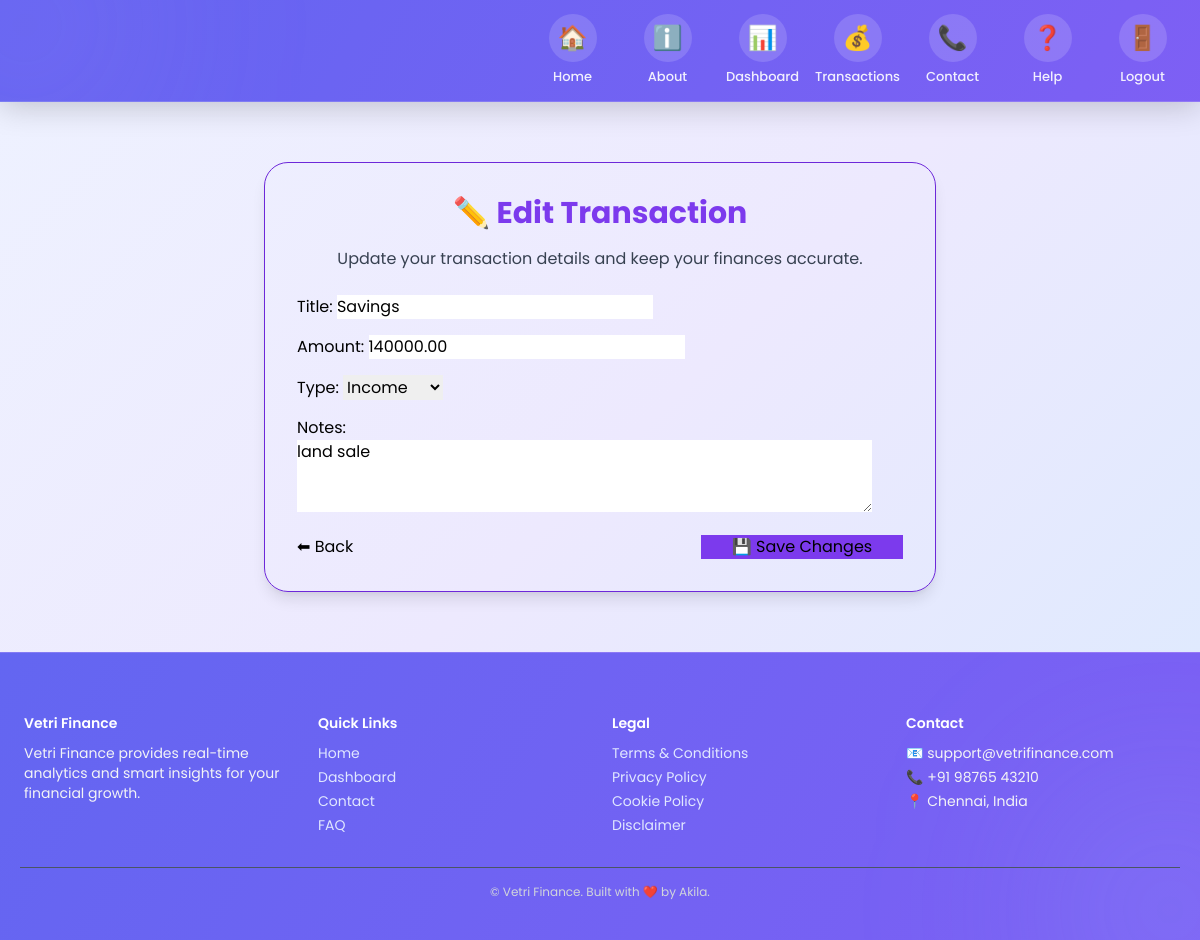
Screenshot of /transactions/3/edit/ (signed in) with the database file from the repository.
### transactions/models.py (models this page shows, shortened)
class Transaction(models.Model):
    TRANSACTION_TYPES = [
        ('income', 'Income'),
        ('expense', 'Expense'),
    ]
    title = models.CharField(max_length=100)
    amount = models.DecimalField(max_digits=10, decimal_places=2)
    type = models.CharField(max_length=10, choices=TRANSACTION_TYPES)
    date = models.DateField(auto_now_add=True)
    user = models.ForeignKey(User, on_delete=models.CASCADE, related_name='transactions')
    notes = models.TextField(blank=True, null=True)
    created_at = models.DateTimeField(auto_now_add=True)
    updated_at = models.DateTimeField(auto_now=True)
    class Meta:
        ordering = ['-date']
        verbose_name = 'Transaction'
        verbose_name_plural = 'Transactions'

### transactions/views.py (the view)
# urls.py: path('<int:pk>/edit/', views.edit_transaction, name='edit_transaction'),
@login_required
def edit_transaction(request, pk):
    transaction = get_object_or_404(Transaction, pk=pk, user=request.user)
    if request.method == 'POST':
        form = TransactionForm(request.POST, instance=transaction)
        if form.is_valid():
            form.save()
            messages.success(request, "✏️ Transaction updated successfully!")
            return redirect('transaction_list')
    else:
        form = TransactionForm(instance=transaction)
    return render(request, 'transactions/edit_transaction.html', {'form': form, 'transaction': transaction})

### transactions/forms.py
class TransactionForm(forms.ModelForm):
    class Meta:
        model = Transaction
        fields = ['title', 'amount', 'type', 'notes']
        widgets = {
            'title': forms.TextInput(attrs={'class': 'form-control', 'placeholder': 'Enter title'}),
            'amount': forms.NumberInput(attrs={'class': 'form-control', 'placeholder': 'Enter amount'}),
            'type': forms.Select(attrs={'class': 'form-control'}),
            'notes': forms.Textarea(attrs={'class': 'form-control', 'rows': 3, 'placeholder': 'Optional notes'}),
        }

### transactions/templates/transactions/edit_transaction.html (shortened to what this page needs)
{% extends 'registration/base.html' %}
{% load static %}
{% block content %}
<div class="flex justify-center items-center min-h-[70vh]">
  <div class="max-w-2xl w-full bg-gray-800/70 backdrop-blur-lg p-8 rounded-3xl shadow-lg border border-purple-700">
    <h2 class="text-3xl font-bold text-center mb-4 text-purple-600">✏️ Edit Transaction</h2>
    <p class="text-center text-gray-700 mb-6">Update your transaction details and keep your finances accurate.</p>
    <form method="POST" class="space-y-4 text-black">
      {{ form.as_p }}
      <div class="flex justify-between mt-6">
        <a href="{% url 'transaction_list' %}" class="btn btn-outline-light w-1/3">⬅ Back</a>
        <button type="submit" class="btn btn-primary bg-purple-600 hover:bg-purple-700 border-0 w-1/3">💾 Save Changes</button>
      </div>
    </form>
  </div>
</div>
{% endblock %}

### users/templates/registration/base.html (style rules this page uses)
body { font-family: 'Poppins', sans-serif; background: linear-gradient(135deg, #eef2ff, #ede9fe, #dbeafe); background-attachment: fixed; color: #1e293b; display: flex; flex-direction: column; min-height: 100vh; overflow-x: hidden; scroll-behavior: smooth; }

### rows the page displays
Transaction: title "Savings", amount "140000.00", type "Income", notes "land sale"
